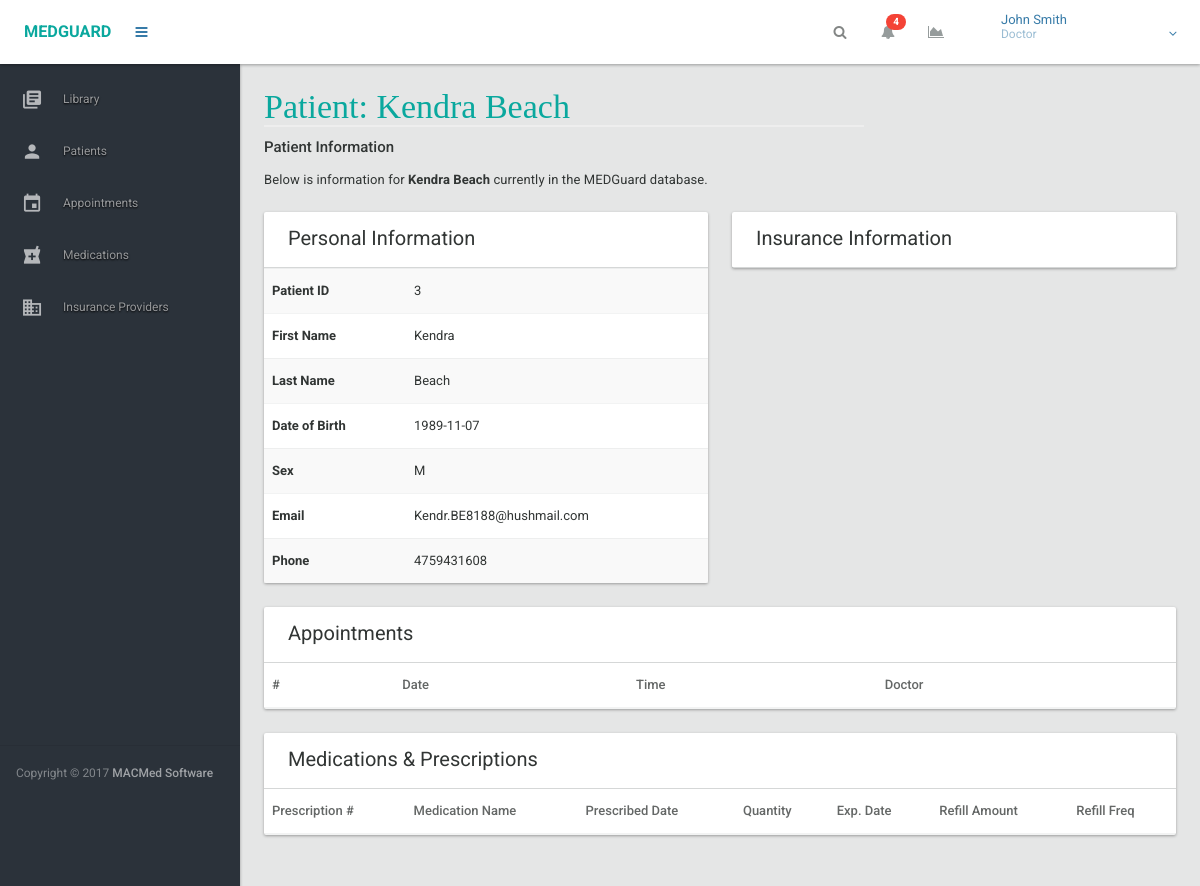
Page /patients/3 (signed in) on the committed database.
### models.py (models this page shows, shortened)
class Roles(db.Model):
	__tablename__ = 'roles'
	role_id = db.Column(db.Integer, primary_key=True)
	name = db.Column(db.String(50), nullable=False)
	role = db.relationship('User_level', foreign_keys = 'User_level.role_id', backref='role')

class Users(db.Model):
	__tablename__ = 'users'
	user_id = db.Column(db.Integer, primary_key=True)
	last_name = db.Column(db.String(20), nullable=False)
	first_name = db.Column(db.String(20), nullable=False)
	sex = db.Column(db.String(1), nullable=False)
	dob = db.Column(db.Date, nullable=False)
	username = db.Column(db.String, unique=True, nullable=False)
	password = db.Column(db.String, nullable=False)
	email = db.Column(db.String, unique=True, nullable=False)
	phone_num = db.Column(db.String(10))
	user_presc = db.relationship('UserMedications', foreign_keys = 'UserMedications.user_id', backref = 'user_presc')
	user_insur = db.relationship('UserInsurance', foreign_keys = 'UserInsurance.user_id', backref = 'user_insur')
	user_role = db.relationship('User_level', foreign_keys = 'User_level.user_id', backref = 'user_role')
	appts = db.relationship('PatientAppt', foreign_keys = 'PatientAppt.patient_id', backref = 'appts')
	doc = db.relationship('PatientAppt', foreign_keys = 'PatientAppt.doctor_id', backref = 'doc')

### views.py (the view)
@app.route('/patients/<user_id>')
@login_required
def view_single_patient(user_id):
	data = Users.query.filter(Users.user_id == user_id).first()
	return render_template('patients-single.html', main_nav = render_nav('main'), data=data, logged_user = logged_in_user_all(), page_title='Patient: ' + data.first_name + ' ' + data.last_name)

### controller.py (called while the page is built)
def get_user_role(user_id):
	user = User_level.query.filter_by(user_id=user_id).first()
	if user is not None:
		return user.role_id
	else:
		return False

def get_role_name(role_id):
	role = Roles.query.filter_by(role_id=role_id).first()
	return role.name

### nav.py (called while the page is built)
def render_nav(location):
	if location == "main":
		return render_nav_main()

def render_nav_main():
	links = []
	user_id = session['user_id']
	role = get_user_role(user_id)
	for page in PAGE_ACCESS[role]:
		links.append(mg_get_link(page))
	return links

### user.py (called while the page is built)
def get_logged_in_user_all():
	user_id = session['user_id']
	user = Users.query.filter(Users.user_id == user_id).first()
	user_dict = {}
	user_dict['full_name'] = getattr(user, 'first_name') + " " + getattr(user, 'last_name')
	user_dict['role_name'] = get_role_name(get_user_role(user_id))
	return user_dict

def logged_in_user_all():
	if session['logged_in'] == True:
		return get_logged_in_user_all()

### views.py (called while the page is built)
def login_required(test):
	@wraps(test)
	def wrap(*args, **kwargs):
		if 'logged_in' in session:
			return test(*args, **kwargs)
		else:
			flash('You need to login first')
			return redirect(url_for('login'))
	return wrap

### templates/patients-single.html (shortened to what this page needs)
{% extends "dashboard.html" %}
{% block content %}
<div class="row">
	<div class="col-lg-12">
		<h4>Patient Information</h4>
	</div>
	<div class="col-md-8">
		<article class="margin-bottom-xxl">
			<p>
				Below is information for <b>{{ data.first_name }} {{ data.last_name }}</b> currently in the MEDGuard database.
			</p>
		</article>
	</div>
	<div class="col-lg-6">
		<div class="card card-underline">
			<div class="card-head">
				<header>Personal Information</header>
			</div>
			<div class="card-body no-padding">
				<div class="table-responsive no-margin">
					<table class="table table-striped no-margin">
						<tbody>
							<tr><td><b>Patient ID</b></td><td>{{ data.user_id }}</td>
							<tr><td><b>First Name</b></td><td>{{ data.first_name }}</td></tr>
							<tr><td><b>Last Name</b></td><td>{{ data.last_name }}</td></tr>
							<tr><td><b>Date of Birth</b></td><td>{{ data.dob }}</td></tr>
							<tr><td><b>Sex</b></td><td>{{ data.sex }}</td></tr>
							<tr><td><b>Email</b></td><td>{{ data.email }}</td></tr>
							<tr><td><b>Phone</b></td><td>{{ data.phone_num }}</td></tr>
						</tbody>
					</table>
				</div>
			</div>
		</div>
	</div>
	<div class="col-lg-6">
		<div class="card card-underline">
			<div class="card-head">
				<header>Insurance Information</header>
			</div>
		</div>
	</div>
</div>
<div class="row">
	<div class="col-lg-12">
		<div class="card card-underline">
			<div class="card-head">
				<header>Appointments</header>
			</div>
			<div class="card-body no-padding">
				<div class="table-responsive no-margin">
					<table class="table table-striped no-margin">
						<thead>
							<tr>
								<th>#</th>
								<th>Date</th>
								<th>Time</th>
								<th>Doctor</th>
							</tr>
						</thead>
					</table>
				</div>
			</div>
		</div>
	</div>
</div>
<div class="row">
	<div class="col-lg-12">
		<div class="card card-underline">
			<div class="card-head">
				<header>Medications & Prescriptions</header>
			</div>
			<div class="card-body no-padding">
				<div class="table-responsive no-margin">
					<table class="table table-striped no-margin">
						<thead>
							<tr>
								<th>Prescription #</th>
								<th>Medication Name</th>
								<th>Prescribed Date</th>
								<th>Quantity</th>
								<th>Exp. Date</th>
								<th>Refill Amount</th>
								<th>Refill Freq</th>
							</tr>
						</thead>
					</table>
				</div>
			</div>
		</div>
	</div>
</div>
{% endblock %}

### templates/dashboard-header.html (shortened to what this page needs)
<header id="header" >
	<div class="headerbar">
		<div class="headerbar-left">
			<ul class="header-nav header-nav-options">
				<li class="header-nav-brand" >
					<div class="brand-holder">
						<a href="../../html/dashboards/dashboard.html">
							<span class="text-lg text-bold text-primary">MEDGUARD</span>
						</a>
					</div>
				</li>
				<li>
					<a class="btn btn-icon-toggle menubar-toggle" data-toggle="menubar" href="javascript:void(0);">
						<i class="fa fa-bars"></i>
					</a>
				</li>
			</ul>
		</div>
		<div class="headerbar-right">
			<ul class="header-nav header-nav-options">
				<li>
					<form class="navbar-search" role="search">
						<button type="submit" class="btn btn-icon-toggle ink-reaction"><i class="fa fa-search"></i></button>
					</form>
				</li>
				<li class="dropdown hidden-xs">
					<a href="javascript:void(0);" class="btn btn-icon-toggle btn-default" data-toggle="dropdown">
						<i class="fa fa-bell"></i><sup class="badge style-danger">4</sup>
					</a>
				</li>
				<li class="dropdown hidden-xs">
					<a href="javascript:void(0);" class="btn btn-icon-toggle btn-default" data-toggle="dropdown">
						<i class="fa fa-area-chart"></i>
					</a>
				</li>
			</ul>
			<ul class="header-nav header-nav-profile">
				<li class="dropdown">
					<a href="javascript:void(0);" class="dropdown-toggle ink-reaction" data-toggle="dropdown">
						<span class="profile-info">
							{{ logged_user.full_name }}
							<small>{{ logged_user.role_name }}</small>
						</span>
					</a>
				</li>
			</ul>
		</div>
	</div>
</header>

### static/css/main.css (style rules this page uses)
a, h1, h2 { color: #377BA8; }

### rows in the picture
Roles: role_name "Doctor"
Users: first_name "Kendra", last_name "Beach", user_id "3", dob "1989-11-07", sex "M", email "Kendr.BE8188@hushmail.com", phone_num "4759431608"

### other values in the picture
{{ logged_user.full_name }} "John Smith"
{{ page_title }} "Patient: Kendra Beach"
{{ link['name'] }} "Library" "Patients" "Appointments" "Medications" "Insurance Providers"
